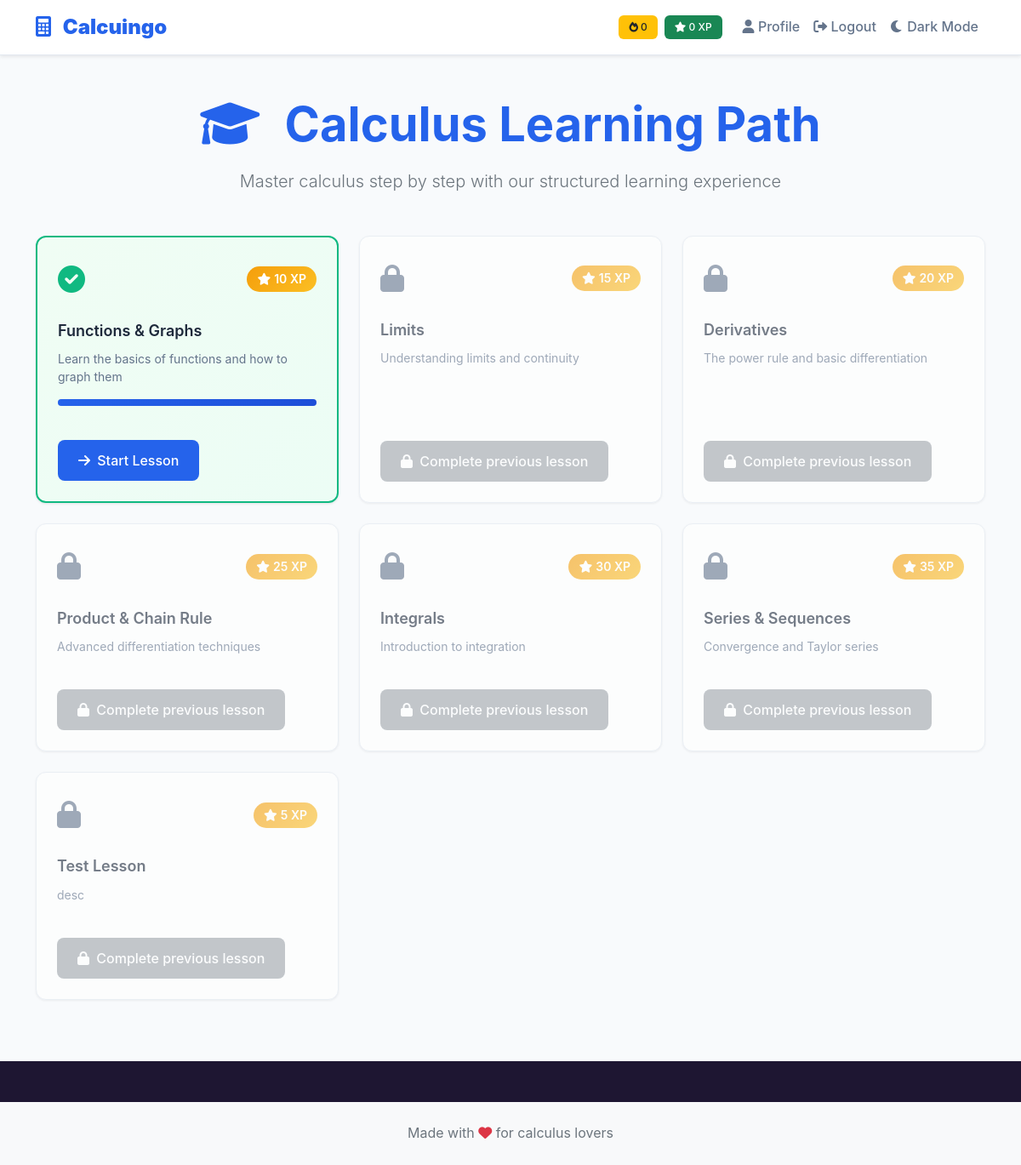
The page /learning-path (signed in) on the database its author committed.
### models.py (models this page shows, shortened)
class Lesson(db.Model):
    id = db.Column(db.Integer, primary_key=True)
    title = db.Column(db.String(200), nullable=False)  # Lesson title (e.g., "Introduction to Limits")
    description = db.Column(db.Text)  # Detailed lesson description
    status = db.Column(db.String(20), default='locked')  # locked, in-progress, completed
    order = db.Column(db.Integer, nullable=False)  # Display order in learning path
    xp_reward = db.Column(db.Integer, default=10)  # XP points awarded for completion
    prerequisites = db.Column(db.Text)  # JSON string of prerequisite lesson IDs

class Progress(db.Model):
    id = db.Column(db.Integer, primary_key=True)
    user_id = db.Column(db.Integer, db.ForeignKey('user.id'), nullable=False)
    lesson_id = db.Column(db.Integer, db.ForeignKey('lesson.id'), nullable=False)
    completed = db.Column(db.Boolean, nullable=False, default=False)
    score = db.Column(db.Float, nullable=False, default=0.0)
    attempts = db.Column(db.Integer, nullable=False, default=0)
    last_attempt = db.Column(db.DateTime, nullable=False, default=datetime.utcnow)

### app.py (the view)
@app.route('/learning-path')
def learning_path():
    lessons = Lesson.query.order_by(Lesson.order).all()
    user_progress = {}
    if 'user_id' in session:
        user_id = session['user_id']
        progress_records = Progress.query.filter_by(user_id=user_id).all()
        user_progress = {p.lesson_id: p for p in progress_records}
    return render_template('learning_path.html', lessons=lessons, user_progress=user_progress)

### templates/learning_path.html (shortened to what this page needs)
{% extends "base.html" %}
{% block main_class %}learning-path-page{% endblock %}
{% block content %}
<div class="container py-5">
    <div class="text-center mb-5">
        <h1 class="display-4 fw-bold text-primary mb-3">
            <i class="fas fa-graduation-cap me-3"></i>
            Calculus Learning Path
        </h1>
        <p class="lead text-muted">Master calculus step by step with our structured learning experience</p>
    </div>
    <div class="row">
        {% for lesson in lessons %}
        <div class="col-lg-4 col-md-6 mb-4">
            <div class="lesson-card
                {% if session.user_id and user_progress.get(lesson.id) and user_progress[lesson.id].completed %}completed
                {% elif session.user_id and (loop.first or (user_progress.get(lessons[loop.index0-1]) and user_progress[lessons[loop.index0-1]].completed)) %}available
                {% else %}locked{% endif %}">
                <div class="lesson-header">
                    <div class="lesson-icon">
                        {% if session.user_id and user_progress.get(lesson.id) and user_progress[lesson.id].completed %}
                            <i class="fas fa-check-circle"></i>
                        {% elif session.user_id and (loop.first or (user_progress.get(lessons[loop.index0-1]) and user_progress[lessons[loop.index0-1]].completed)) %}
                            <i class="fas fa-play-circle"></i>
                        {% else %}
                            <i class="fas fa-lock"></i>
                        {% endif %}
                    </div>
                    <div class="lesson-xp">
                        <i class="fas fa-star"></i>
                        <span>{{ lesson.xp_reward }} XP</span>
                    </div>
                </div>
                <div class="lesson-content">
                    <h5 class="lesson-title">{{ lesson.title }}</h5>
                    <p class="lesson-description">{{ lesson.description }}</p>
                    {% if session.user_id and user_progress.get(lesson.id) %}
                    <div class="progress mb-3">
                        <div class="progress-bar"
                             style="width: {{ (user_progress[lesson.id].score * 100)|round }}%"></div>
                    </div>
                    {% endif %}
                </div>
                <div class="lesson-footer">
                    {% if session.user_id and (loop.first or (user_progress.get(lessons[loop.index0-1]) and user_progress[lessons[loop.index0-1]].completed)) %}
                        <a href="{{ url_for('lessons.lesson_detail', lesson_id=lesson.id) }}"
                           class="btn btn-primary">
                            <i class="fas fa-arrow-right me-1"></i>
                            Start Lesson
                        </a>
                    {% elif session.user_id and user_progress.get(lesson.id) and user_progress[lesson.id].completed %}
                        <a href="{{ url_for('lessons.lesson_detail', lesson_id=lesson.id) }}"
                           class="btn btn-outline-primary">
                            <i class="fas fa-redo me-1"></i>
                            Review
                        </a>
                    {% else %}
                        <span class="btn btn-secondary disabled">
                            <i class="fas fa-lock me-1"></i>
                            Complete previous lesson
                        </span>
                    {% endif %}
                </div>
            </div>
        </div>
        {% endfor %}
    </div>
</div>
{% endblock %}

### static/css/style.css (style rules this page uses)
:root { --primary-color: #2563eb; --primary-dark: #1d4ed8; --dark-mode-bg: #1e293b; --dark-mode-text: #f1f5f9; --secondary-color: #64748b; --accent-color: #f59e0b; --success-color: #10b981; --danger-color: #ef4444; --warning-color: #f59e0b; --light-bg: #f8fafc; --dark-bg: #1e1632; --text-dark: #1e293b; --text-muted: #64748b; --border-color: #e2e8f0; --border-radius: 12px; --shadow: 0 1px 3px rgba(0, 0, 0, 0.1); --shadow-lg: 0 10px 25px rgba(0, 0, 0, 0.1); }
body { font-family: 'Inter', -apple-system, BlinkMacSystemFont, 'Segoe UI', Roboto, sans-serif; background-color: var(--dark-bg); color: var(--text-dark); line-height: 1.6; }
.lesson-card { background: white; border-radius: var(--border-radius); box-shadow: var(--shadow); border: 1px solid var(--border-color); transition: all 0.3s ease; height: 100%; display: flex; flex-direction: column; overflow: hidden; }
.lesson-card.completed { border-color: var(--success-color); border-width: 2px; background: linear-gradient(135deg, #f0fdf4, #ecfdf5); }
.lesson-card.locked { opacity: 0.6; cursor: not-allowed; }
.lesson-header { display: flex; justify-content: space-between; align-items: center; padding: 1.5rem 1.5rem 0; }
.lesson-icon { font-size: 2rem; color: var(--primary-color); }
.lesson-card.completed .lesson-icon { color: var(--success-color); }
.lesson-card.locked .lesson-icon { color: var(--text-muted); }
.lesson-xp { background: linear-gradient(135deg, var(--accent-color), #fbbf24); color: white; padding: 0.25rem 0.75rem; border-radius: 20px; font-size: 0.875rem; font-weight: 600; display: flex; align-items: center; gap: 0.25rem; }
.lesson-content { padding: 1.5rem; flex-grow: 1; }
.lesson-title { font-weight: 600; color: var(--text-dark); margin-bottom: 0.75rem; font-size: 1.125rem; }
.lesson-description { color: var(--text-muted); font-size: 0.875rem; margin-bottom: 1rem; line-height: 1.5; }
.lesson-footer { padding: 0 1.5rem 1.5rem; }
.btn { border-radius: 8px; font-weight: 500; transition: all 0.2s ease; border: none; padding: 0.75rem 1.5rem; }
.btn-primary { background: var(--primary-color); color: white; }
.btn-secondary { background: var(--secondary-color); color: white; }
.progress { border-radius: 8px; overflow: hidden; background: #e2e8f0; height: 8px; }
.progress-bar { background: linear-gradient(135deg, var(--primary-color), var(--primary-dark)); transition: width 0.6s ease; }
.text-primary { color: var(--primary-color) !important; }

### rows shown on the page
Lesson: xp_reward "10", title "Functions & Graphs", description "Learn the basics of functions and how to graph them", {{ (user_progress[lesson.id].score * 100)|round }} 100.0 (drawn)
Lesson: xp_reward "15", title "Limits", description "Understanding limits and continuity", shows "Complete previous lesson"
Lesson: xp_reward "20", title "Derivatives", description "The power rule and basic differentiation", shows "Complete previous lesson"
Lesson: xp_reward "25", title "Product & Chain Rule", description "Advanced differentiation techniques", shows "Complete previous lesson"
Lesson: xp_reward "30", title "Integrals", description "Introduction to integration", shows "Complete previous lesson"
Lesson: xp_reward "35", title "Series & Sequences", description "Convergence and Taylor series", shows "Complete previous lesson"
Lesson: xp_reward "5", title "Test Lesson", description "desc", shows "Complete previous lesson"
